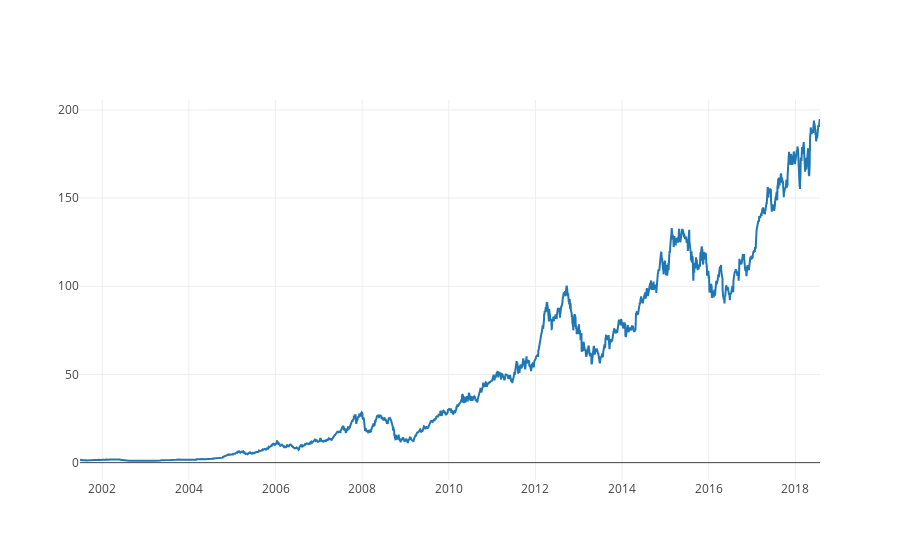

Write notebook code for a chart like this one.
### Code cell
data=df
btc_trace = go.Scatter(x=data.index, y=data['Close'], name= 'Price')
py.iplot([btc_trace])

### Figure 1 — Plotly figure (JSON) as saved in the notebook; plotly's stock layout.template omitted (floating-point values rounded to 4 significant figures; data arrays with more than 128 entries replaced by an {"elided": "..."} marker saying what was removed)
{"data": [{"name": "Price", "type": "scatter", "uid": "bc47aa98-936b-11e8-8a10-b46bfca8453e", "x": {"elided": "4298 str values"}, "y": {"elided": "4298 float values"}}], "layout": {}}
